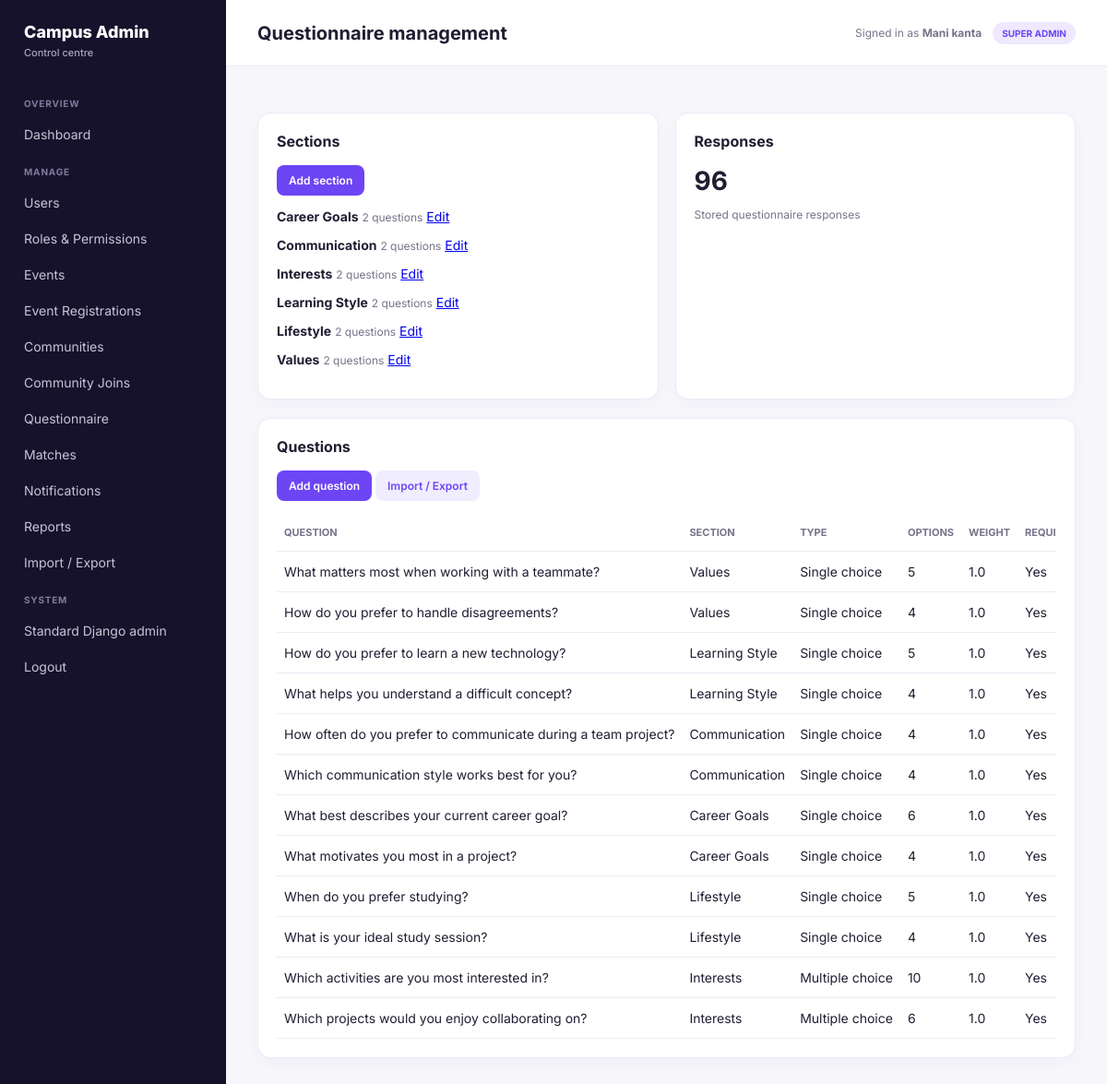
Page /admin-dashboard/questionnaire/ (signed in) on the committed database.
### accounts/models.py (models this page shows, shortened)
class User(AbstractUser):
    id = models.UUIDField(primary_key=True, default=uuid.uuid4, editable=False)
    username = None  # Not used; authentication via email
    email = models.EmailField('Email Address', unique=True)
    first_name = models.CharField('First Name', max_length=150, blank=True)
    last_name = models.CharField('Last Name', max_length=150, blank=True)
    is_verified = models.BooleanField('Verified', default=False)
    created_at = models.DateTimeField(auto_now_add=True)
    updated_at = models.DateTimeField(auto_now=True)
    USERNAME_FIELD = 'email'
    REQUIRED_FIELDS = ['first_name', 'last_name']
    objects = UserManager()
    class Meta:
        db_table = 'accounts_user'
        ordering = ['-created_at']

### questionnaire/models.py (models this page shows, shortened)
class QuestionnaireCategory(models.Model):
    name = models.CharField(max_length=100)
    slug = models.SlugField(max_length=100, unique=True)
    description = models.TextField(blank=True)
    icon = models.CharField(max_length=50, blank=True)
    display_order = models.PositiveIntegerField(default=0)
    is_active = models.BooleanField(default=True)
    class Meta:
        ordering = ('display_order', 'name')

class Question(models.Model):
    id = models.UUIDField(primary_key=True, default=uuid.uuid4, editable=False)
    category = models.CharField(max_length=100)
    question_key = models.CharField(max_length=100, unique=True, null=True, blank=True)
    category_ref = models.ForeignKey(
        QuestionnaireCategory, null=True, blank=True,
        on_delete=models.SET_NULL, related_name='questions',
    )
    text = models.TextField()
    question_type = models.CharField(
        max_length=30,
        choices=[
            ('SINGLE_CHOICE', 'Single choice'),
            ('MULTIPLE_CHOICE', 'Multiple choice'),
            ('SCALE', 'Scale'),
            ('YES_NO', 'Yes/No'),
        ],
        default='SINGLE_CHOICE',
    )
    help_text = models.TextField(blank=True)
    order = models.PositiveIntegerField(default=0)
    weight = models.FloatField(default=1.0)
    is_required = models.BooleanField(default=True)
    is_active = models.BooleanField(default=True)
    class Meta:
        ordering = ['category', 'order']
        db_table = 'questionnaire_question'

### admin_dashboard/views.py (the view)
# urls.py: path('questionnaire/', views.questionnaire, name='questionnaire'),
@dashboard_access
def questionnaire(request):
    return render(request, 'admin_dashboard/questionnaire.html', _context(
        request, categories=QuestionnaireCategory.objects.annotate(question_count=Count('questions')),
        questions=Question.objects.select_related('category_ref').order_by('category_ref__display_order', 'order'),
        responses=QuestionResponse.objects.count(),
    ))

### admin_dashboard/permissions.py (called while the page is built)
def dashboard_access(view):
    @wraps(view)
    def wrapped(request, *args, **kwargs):
        if not request.user.is_authenticated or not request.user.is_staff:
            raise PermissionDenied
        return view(request, *args, **kwargs)
    return wrapped

### admin_dashboard/views.py (called while the page is built)
def _role(user):
    if user.is_superuser:
        return 'SUPER ADMIN'
    return user.groups.values_list('name', flat=True).first() or ('ADMIN' if user.is_staff else 'STUDENT')

def _context(request, **extra):
    return {'admin_role': _role(request.user), **extra}

### templates/admin_dashboard/questionnaire.html
{% extends "admin_dashboard/base.html" %}{% block title %}Questionnaire{% endblock %}{% block heading %}Questionnaire management{% endblock %}{% block content %}
<div class="grid"><div class="panel"><h2>Sections</h2><p><a class="btn" href="{% url 'admin_dashboard:category_new' %}">Add section</a></p>{% for category in categories %}<p><strong>{{ category.name }}</strong> <span class="muted">{{ category.question_count }} questions</span> <a href="{% url 'admin_dashboard:category_edit' category.id %}">Edit</a></p>{% endfor %}</div><div class="panel"><h2>Responses</h2><b style="font-size:28px">{{ responses }}</b><p class="muted">Stored questionnaire responses</p></div></div><div class="panel" style="margin-top:20px"><h2>Questions</h2><p><a class="btn" href="{% url 'admin_dashboard:question_new' %}">Add question</a> <a class="btn secondary" href="{% url 'admin_dashboard:questionnaire_import_export' %}">Import / Export</a></p><div class="table-wrap"><table class="table"><tr><th>Question</th><th>Section</th><th>Type</th><th>Options</th><th>Weight</th><th>Required</th><th>Status</th><th>Order</th><th>Actions</th></tr>{% for question in questions %}<tr><td>{{ question.text }}</td><td>{{ question.category_ref.name|default:question.category }}</td><td>{{ question.get_question_type_display }}</td><td>{{ question.options.count }}</td><td>{{ question.weight }}</td><td>{{ question.is_required|yesno:"Yes,No" }}</td><td>{{ question.is_active|yesno:"Active,Inactive" }}</td><td>{{ question.order }}</td><td><a href="{% url 'admin_dashboard:question_edit' question.id %}">Edit options</a></td></tr>{% endfor %}</table></div></div>
{% endblock %}

### templates/admin_dashboard/base.html (shortened to what this page needs)
<!doctype html>
<html lang="en">
<head>
</head>
<body>
<div class="layout">
  <aside class="sidebar">
    <div class="brand">Campus Admin<small>Control centre</small></div>
    <nav class="nav">
      <div class="nav-title">Overview</div><a href="{% url 'admin_dashboard:dashboard' %}">Dashboard</a>
      <div class="nav-title">Manage</div><a href="{% url 'admin_dashboard:users' %}">Users</a><a href="{% url 'admin_dashboard:roles' %}">Roles & Permissions</a><a href="{% url 'admin_dashboard:events' %}">Events</a><a href="{% url 'admin_dashboard:event_registrations' %}">Event Registrations</a><a href="{% url 'admin_dashboard:communities' %}">Communities</a><a href="{% url 'admin_dashboard:community_joins' %}">Community Joins</a><a href="{% url 'admin_dashboard:questionnaire' %}">Questionnaire</a><a href="{% url 'admin_dashboard:matches' %}">Matches</a><a href="{% url 'admin_dashboard:notifications' %}">Notifications</a><a href="{% url 'admin_dashboard:reports' %}">Reports</a><a href="{% url 'admin_dashboard:questionnaire_import_export' %}">Import / Export</a>
      <div class="nav-title">System</div><a href="/admin/">Standard Django admin</a><form method="post" action="{% url 'logout' %}">{% csrf_token %}<button style="display:block;width:100%;text-align:left;background:none;border:0;color:#c8c3d8;padding:10px 12px;border-radius:9px;font:inherit;cursor:pointer">Logout</button></form>
    </nav>
  </aside>
  <main class="main">
    <header class="topbar"><h1>{% block heading %}Dashboard{% endblock %}</h1><div class="identity"><span>Signed in as <strong>{{ request.user.get_full_name|default:request.user.email }}</strong></span><b class="badge">{{ admin_role }}</b></div></header>
    <section class="content">
      {% block content %}{% endblock %}
    </section>
  </main>
</div>
</body>
</html>

### templates/admin_dashboard/base.html (style rules this page uses)
:root { --purple:#6d45f5;--dark:#17122b;--muted:#77738a;--line:#eceaf4;--bg:#f7f6fb }
* { box-sizing:border-box }
body { margin:0;background:var(--bg);color:#211d32;font:14px Inter,system-ui,sans-serif }
.layout { display:flex;min-height:100vh }
.sidebar { width:245px;background:var(--dark);color:#fff;padding:24px 14px;flex-shrink:0 }
.brand { font-size:18px;font-weight:800;padding:0 12px 28px }
.brand small { display:block;color:#aaa2c4;font-size:11px;font-weight:500;margin-top:5px }
.nav-title { color:#817a9e;text-transform:uppercase;font-size:10px;font-weight:700;padding:14px 12px 7px;letter-spacing:.08em }
.nav a { display:block;color:#c8c3d8;text-decoration:none;padding:10px 12px;border-radius:9px;margin:2px 0 }
.main { flex:1;min-width:0 }
.topbar { height:72px;background:#fff;border-bottom:1px solid var(--line);display:flex;align-items:center;justify-content:space-between;padding:0 34px }
.topbar h1 { font-size:20px;margin:0 }
.identity { display:flex;align-items:center;gap:12px;color:var(--muted);font-size:12px }
.badge { background:#eee9ff;color:var(--purple);border-radius:99px;padding:6px 10px;font-weight:700;font-size:10px }
.content { padding:30px 34px;max-width:1400px }
.stat,.panel { background:#fff;border:1px solid var(--line);border-radius:14px;padding:20px;box-shadow:0 4px 18px #2c205408 }
.muted { color:var(--muted);font-size:12px }
.grid { display:grid;grid-template-columns:1fr 1fr;gap:18px;margin-top:20px }
.panel h2 { font-size:16px;margin:0 0 16px }
.table-wrap { overflow:auto }
.table { width:100%;border-collapse:collapse }
.table th,.table td { text-align:left;border-bottom:1px solid var(--line);padding:13px 8px;white-space:nowrap }
.table th { font-size:11px;color:var(--muted);text-transform:uppercase }
.btn { display:inline-block;border:0;border-radius:8px;background:var(--purple);color:#fff;padding:9px 13px;text-decoration:none;font:600 12px Inter;cursor:pointer }
.btn.secondary { background:#f0edff;color:var(--purple) }

### rows in the picture
User: user.get_full_name "Mani kanta"
QuestionnaireCategory: name "Career Goals", question_count "2"
QuestionnaireCategory: name "Communication", question_count "2"
QuestionnaireCategory: name "Interests", question_count "2"
QuestionnaireCategory: name "Learning Style", question_count "2"
QuestionnaireCategory: name "Lifestyle", question_count "2"
QuestionnaireCategory: name "Values", question_count "2"
Question: text "What matters most when working with a teammate?", category_ref.name "Values", question_type "Single choice", options.count "5", weight "1.0", is_required "Yes"
Question: text "How do you prefer to handle disagreements?", category_ref.name "Values", question_type "Single choice", options.count "4", weight "1.0", is_required "Yes"
Question: text "How do you prefer to learn a new technology?", category_ref.name "Learning Style", question_type "Single choice", options.count "5", weight "1.0", is_required "Yes"
Question: text "What helps you understand a difficult concept?", category_ref.name "Learning Style", question_type "Single choice", options.count "4", weight "1.0", is_required "Yes"
Question: text "How often do you prefer to communicate during a team project?", category_ref.name "Communication", question_type "Single choice", options.count "4", weight "1.0", is_required "Yes"
Question: text "Which communication style works best for you?", category_ref.name "Communication", question_type "Single choice", options.count "4", weight "1.0", is_required "Yes"
Question: text "What best describes your current career goal?", category_ref.name "Career Goals", question_type "Single choice", options.count "6", weight "1.0", is_required "Yes"
Question: text "What motivates you most in a project?", category_ref.name "Career Goals", question_type "Single choice", options.count "4", weight "1.0", is_required "Yes"
Question: text "When do you prefer studying?", category_ref.name "Lifestyle", question_type "Single choice", options.count "5", weight "1.0", is_required "Yes"
Question: text "What is your ideal study session?", category_ref.name "Lifestyle", question_type "Single choice", options.count "4", weight "1.0", is_required "Yes"
Question: text "Which activities are you most interested in?", category_ref.name "Interests", question_type "Multiple choice", options.count "10", weight "1.0", is_required "Yes"
Question: text "Which projects would you enjoy collaborating on?", category_ref.name "Interests", question_type "Multiple choice", options.count "6", weight "1.0", is_required "Yes"

### other values in the picture
{{ admin_role }} "SUPER ADMIN"
{{ responses }} "96"
